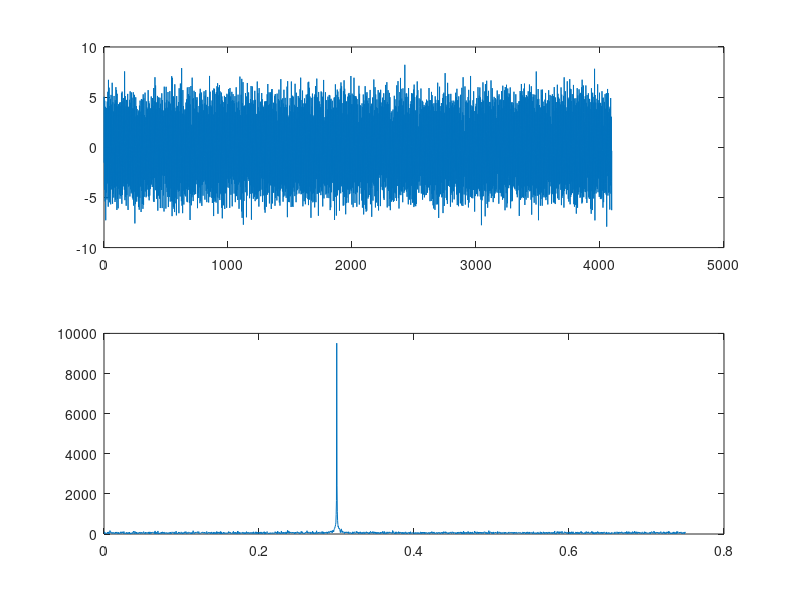

Source code (MATLAB):
clear;
N = 4096;
u = randn(1,N);
n = 0:N-1;
fs = 1.5;
A =5;f0 = 0.3;
w = 2*pi/fs;
s = A*sin(w*f0*n)+u;
subplot(211)
plot(n,s);
S = fft(s);
f = fs/N*(1:N/2);
subplot(212)
plot(f,abs(S(1:N/2)));
